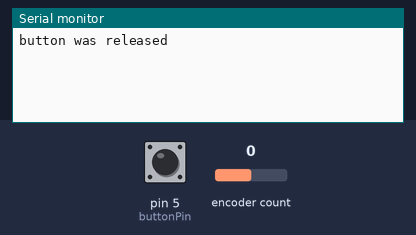
This sketch was run on a simulated Arduino Uno, built with avr-gcc and run on an emulated ATmega328P. Parts: the last lines printed to the serial monitor. The inputs (shaded band) are chosen by the test bench; at power-on: encoder count 0, pin 5 (buttonPin) HIGH.

Above: at 1.2 s.
1.3 s: encoder count set to 1
At 2.0 s:
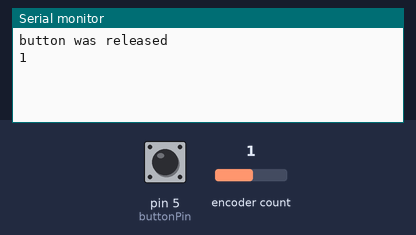
2.8 s: pin 5 (buttonPin) pulled LOW for 0.15 s
At 2.93 s:
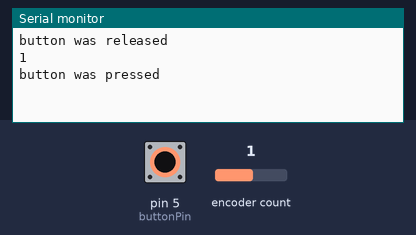
4.4 s: encoder count set to 0
At 5.5 s:
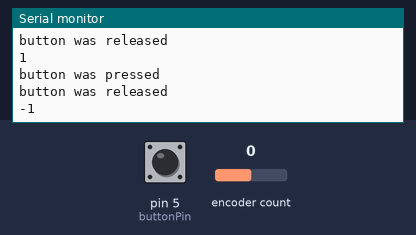

Measured:
- after the input at 1.3 s, the serial monitor: prints a new line at once (image 1)
- after the input at 2.8 s, the serial monitor: prints a new line at once (image 2)
- after the input at 4.4 s, the serial monitor: prints a new line at once (image 3)

The sketch:

EncoderAndButtonExample.ino
```cpp
/*
  Encoder change with pushbutton

  Many encoders change 4 steps per detent step. This sketch reads
  an encoder and prints the direction of change when it's been
  turned one  detent step.

  Additionally, many encoders have a built-in pushbutton.
  This sketch  reads both the encoder's change and the pushbutton
  change.

  created 17 June 2019
  by Tom Igoe
*/

#include <Encoder.h>

const int buttonPin = 5; // pushbutton is on pin 5
Encoder knob(0, 1);      // initialize encoder on pins 0 and 1
int lastKnobState = 0;   // set last knob state
int lastButtonState = 0; // set last button state

void setup() {
  // open serial communications
  Serial.begin(9600);
  pinMode (buttonPin, INPUT_PULLUP);
}

void loop() {
  // read the encoder:
  int knobState = knob.read();
  //get the change in the encoder:
  int knobChange = knobState - lastKnobState;
  // if it's changed by 4 or more pulses:
  if (abs(knobChange) >= 4) {
    // You just want direction of change, not value, so
    // divide value by abs. value to get 1 or -1:
    knobChange = knobChange / abs(knobChange);
    // print the result:
    Serial.println(knobChange);
    // save the current state for comparison next time:
    lastKnobState = knobState;
  }

  // read the pushbutton:
  int buttonState = digitalRead(buttonPin);
  // if the pushbutton has changed:
  if (buttonState != lastButtonState) {
    // wait a few milliseconds to debounce the button
    delay(3);
    // print the type of change, depending on the
    // state of the button:
    if (buttonState == LOW) {
      Serial.println("button was pressed");
    } else {
      Serial.println("button was released");
    }
    // save the current button state for comparison next time:
    lastButtonState = buttonState;
  }
}
```
